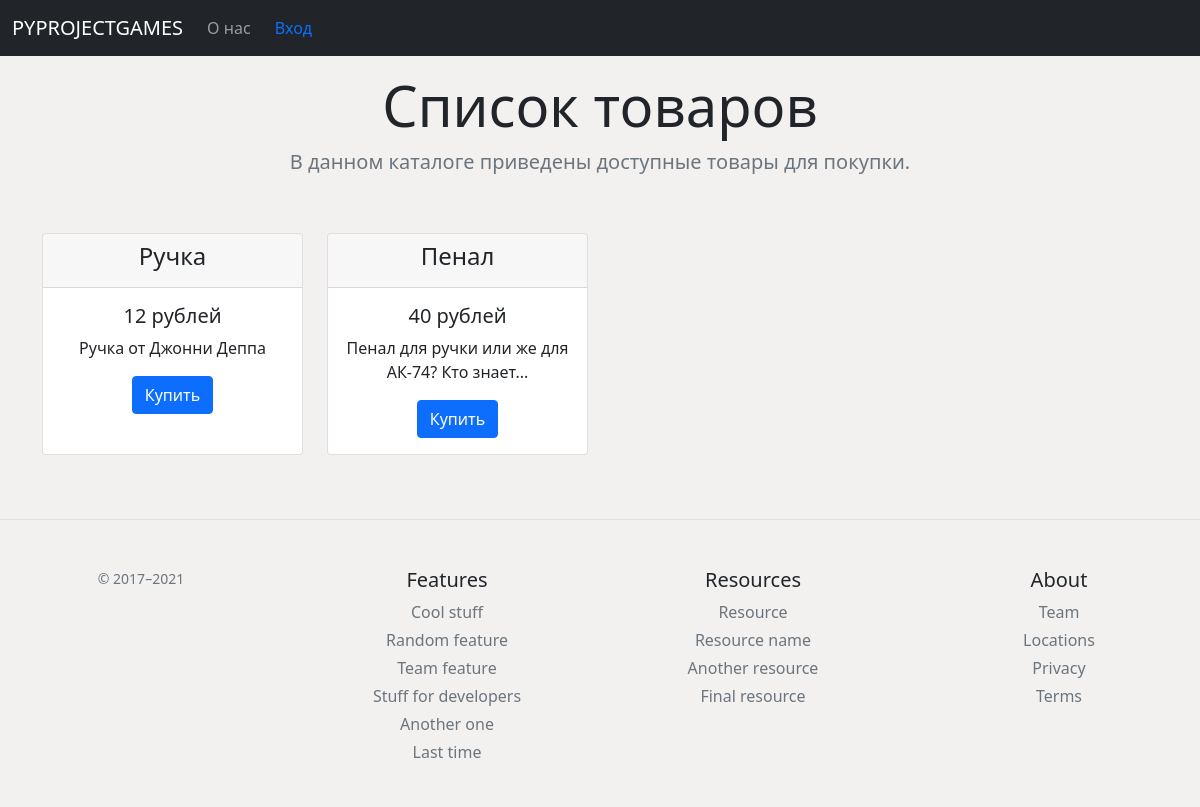
Page /home on the earlier database version.
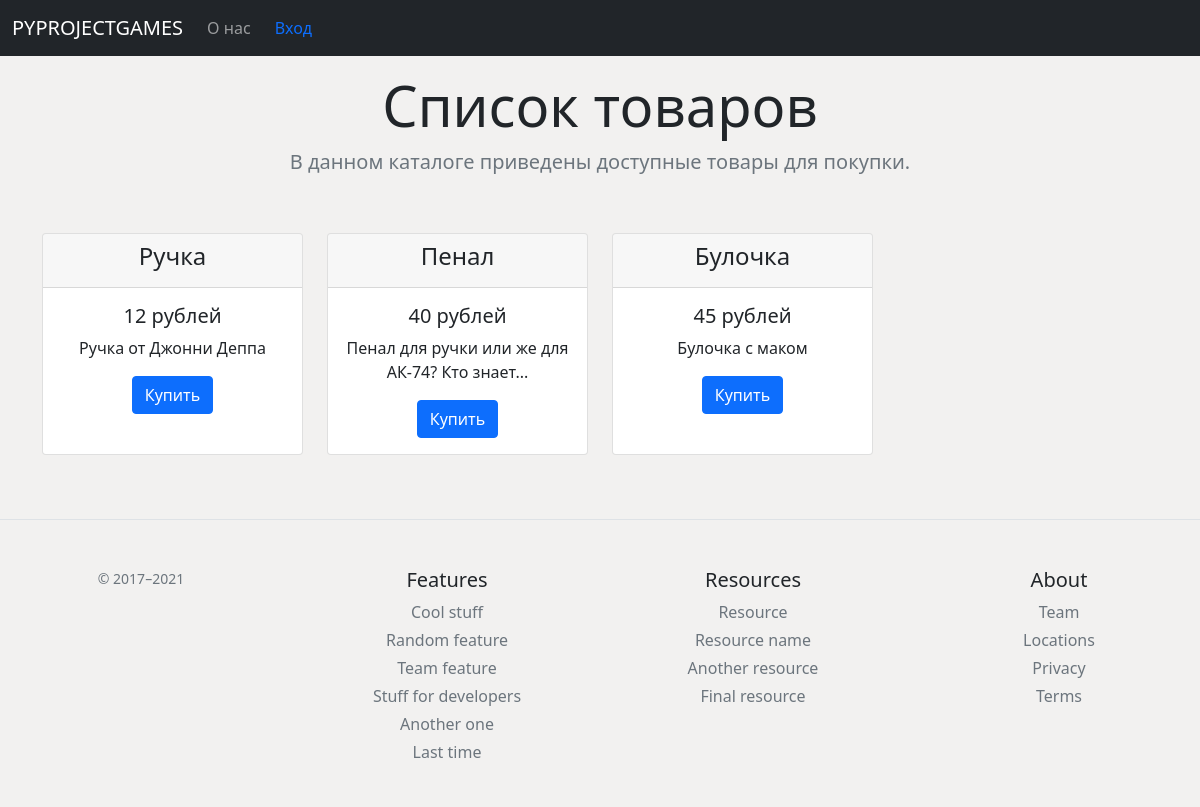
Same page on the later database version.
### new/models.py (models this page shows, shortened)
class Item(db.Model):
    id = db.Column(db.Integer, primary_key=True)
    title = db.Column(db.String, nullable=False)
    price = db.Column(db.Integer, nullable=False)
    isActive = db.Column(db.Boolean, default=True)
    text = db.Column(db.String(250), nullable=False)
    nick = db.Column(db.String, nullable=False)

### new/routes.py (the view)
@app.route('/home')
def index():
    items = Item.query.order_by(Item.id).all()
    try:
        return render_template('index.html', data=items, user=session['login'])
    except:
        return render_template('index.html', data=items, user='')

### new/routes.py (called while the page is built)
@app.after_request
def redirect_to_singing(response):
    if response.status_code == 401:
        return redirect(url_for('logins') + '?next=' + request.url)
    else:
        return response

### new/templates/index.html (shortened to what this page needs)
{% extends 'base.html' %}
{% block body %}
<div class="pricing-header p-3 pb-md-4 mx-auto text-center">
    <h1 class="display-4 fw-normal">Список товаров</h1>
    <p class="fs-5 text-muted">В данном каталоге приведены доступные товары для покупки.</p>
</div>
 <div class="container">
    <div class="row row-cols-1 row-cols-md-4 g-4">
        {% for i in data %}
      <div class="col py-3">
        <div class="card h-100" >
          <div class="card-header">
            <h4>{{ i.title }}</h4>
          </div>
          <div class="card-body">
           <h5 class="card-title">{{ i.price }} рублей</h5>
            <p class="card-text text-clip">{{ i.text }}</p>
           <a href="/buy/{{ i.title }}" class="btn btn-primary">Купить</a>
         </div>
        </div>
      </div>
{% endfor %}
  </div>
 </div>
{% endblock %}

### new/templates/base.html (shortened to what this page needs)
<!DOCTYPE html>
<html lang="ru" prefix="og: http://ogp.me/ns#"><head>
<link rel="stylesheet" href="https://stackpath.bootstrapcdn.com/bootstrap/5.0.0-alpha1/css/bootstrap.min.css">
<link rel="stylesheet" href="https://bootstrap5.ru/css/docs.css">
    <link href="static/css/navbar-top.css" rel="stylesheet"></head>
<body class="text-center">
<nav class="navbar navbar-expand-md navbar-dark bg-dark">
  <div class="container-fluid">
    <a class="navbar-brand" href="/home">PYPROJECTGAMES</a>
    <div class="collapse navbar-collapse" id="navbarCollapse">
      <ul class="navbar-nav mr-auto mb-2 mb-md-0">
        {% if user == session['login'] %}
        <li class="nav-item active">
          <a class="nav-link" aria-current="page" href="/about">О нас</a>
        </li>
        <li class="nav-item">
          <a class="nav-link" href="/create">Добавить товар</a>
        </li>
        <li class="nav-item">
          <a class="nav-link" href="/upload">Изменить аватарку</a>
        </li>
        <li class="nav-item">
          <a class="nav-link" href="/logout">Выйти</a>
        </li>
        {% else %}
        <li class="nav-item active">
          <a class="nav-link" aria-current="page" href="/about">О нас</a>
        </li>
        {% endif %}
      </ul>
      <form class="d-flex justify-content-center">
        {% if user == session['login'] %}
        <a class="nav-link" aria-current="page" href="/profile">{{ user }}</a>
        {% else %}
        <a class="nav-link" aria-current="page" href="/login">Вход</a>
        {% endif %}
      </form>
    </div>
  </div>
</nav>
{% block body %}{% endblock %}
<div>
  <footer class="pt-4 my-md-5 pt-md-5 border-top">
    <div class="row">
      <div class="col-12 col-md">
        <small class="d-block mb-3 text-muted">© 2017–2021</small>
      </div>
      <div class="col-6 col-md">
        <h5>Features</h5>
        <ul class="list-unstyled text-small">
          <li class="mb-1"><a class="link-secondary text-decoration-none" href="#">Cool stuff</a></li>
          <li class="mb-1"><a class="link-secondary text-decoration-none" href="#">Random feature</a></li>
          <li class="mb-1"><a class="link-secondary text-decoration-none" href="#">Team feature</a></li>
          <li class="mb-1"><a class="link-secondary text-decoration-none" href="#">Stuff for developers</a></li>
          <li class="mb-1"><a class="link-secondary text-decoration-none" href="#">Another one</a></li>
          <li class="mb-1"><a class="link-secondary text-decoration-none" href="#">Last time</a></li>
        </ul>
      </div>
      <div class="col-6 col-md">
        <h5>Resources</h5>
        <ul class="list-unstyled text-small">
          <li class="mb-1"><a class="link-secondary text-decoration-none" href="#">Resource</a></li>
          <li class="mb-1"><a class="link-secondary text-decoration-none" href="#">Resource name</a></li>
          <li class="mb-1"><a class="link-secondary text-decoration-none" href="#">Another resource</a></li>
          <li class="mb-1"><a class="link-secondary text-decoration-none" href="#">Final resource</a></li>
        </ul>
      </div>
      <div class="col-6 col-md">
        <h5>About</h5>
        <ul class="list-unstyled text-small">
          <li class="mb-1"><a class="link-secondary text-decoration-none" href="#">Team</a></li>
          <li class="mb-1"><a class="link-secondary text-decoration-none" href="#">Locations</a></li>
          <li class="mb-1"><a class="link-secondary text-decoration-none" href="#">Privacy</a></li>
          <li class="mb-1"><a class="link-secondary text-decoration-none" href="#">Terms</a></li>
        </ul>
      </div>
    </div>
  </footer>
</div>
</body>
</html>

### new/static/css/navbar-top.css (style rules this page uses)
body { min-height: 75rem; }

### new/templates/base.html (style rules this page uses)
body { background-color: #f2f1f0; }

Differences in the rows shown:
added Item: title "Булочка", price "45", text "Булочка с маком"
